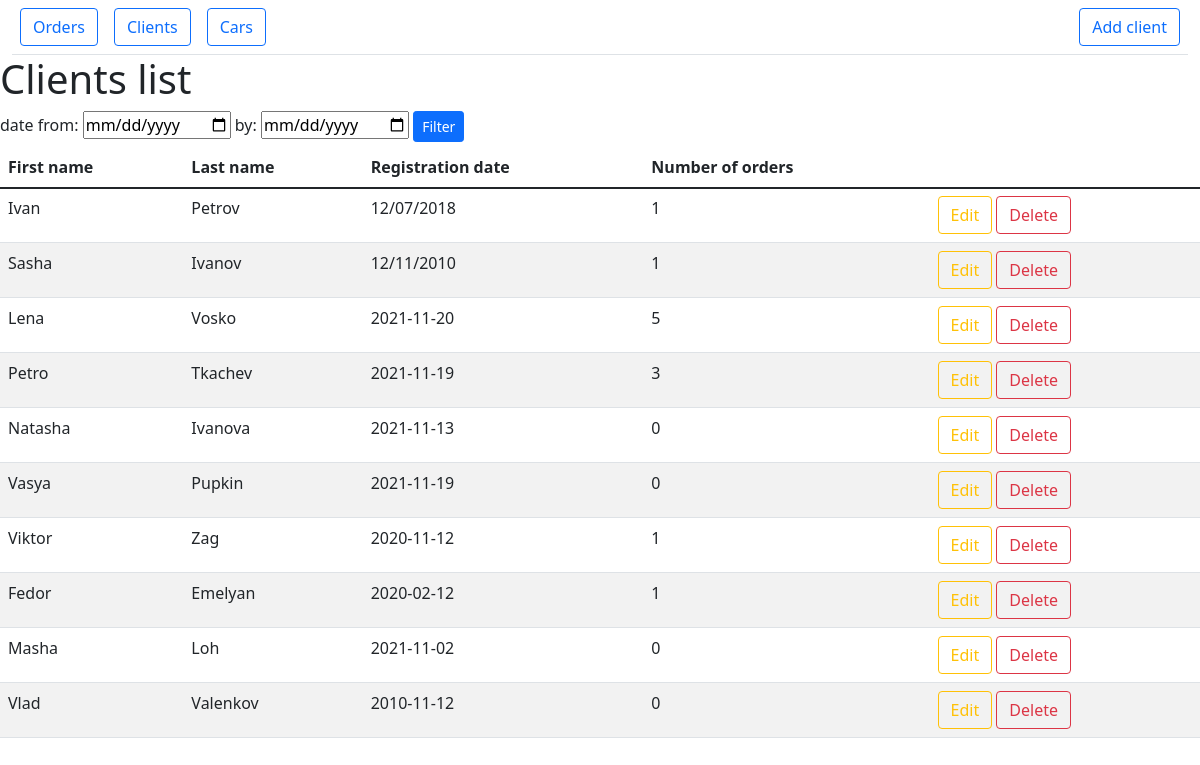
The app's page /clients-list, older data.
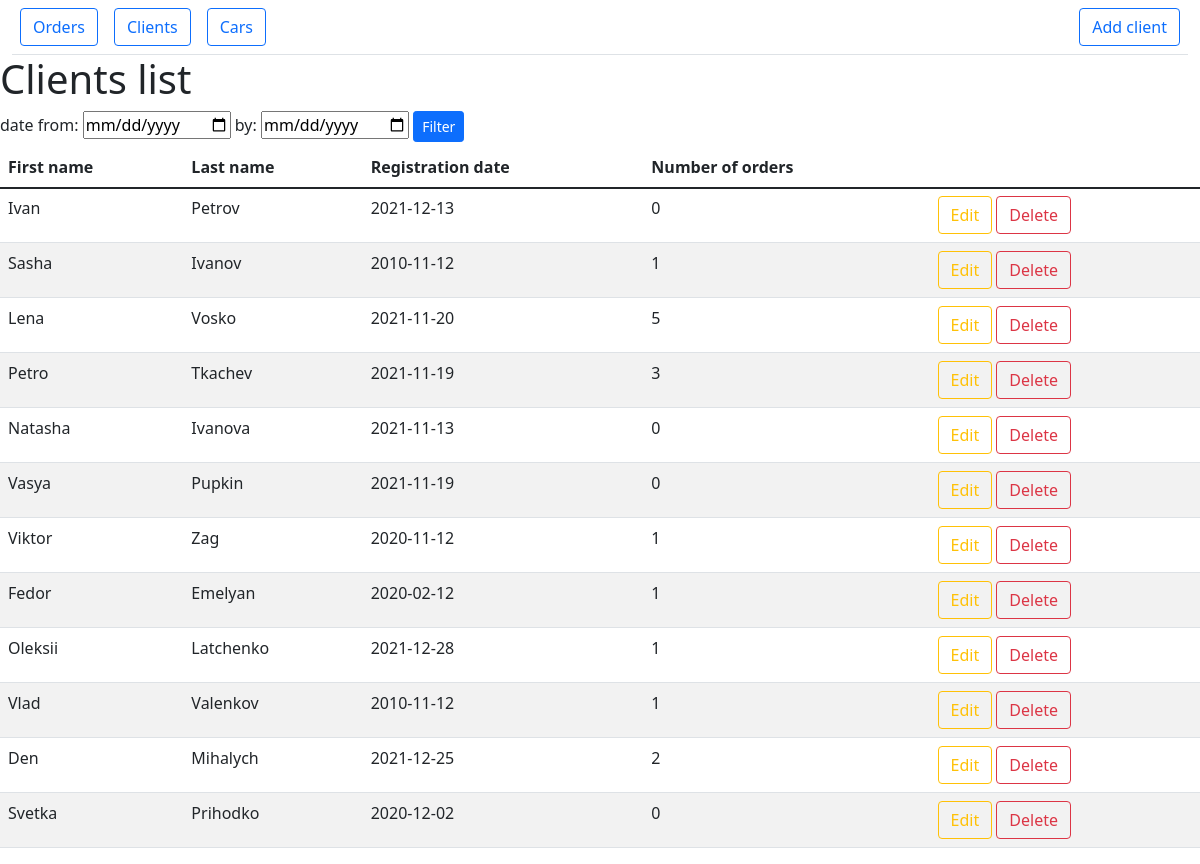
The same page, newer data.
### main.py (models this page shows, shortened)
class Clients(db.Model):
    id = db.Column(db.Integer, primary_key=True)
    passport_number = db.Column(db.String(30), nullable=False)
    first_name = db.Column(db.String(45), nullable=False)
    last_name = db.Column(db.String(45), nullable=False)
    registration_date = db.Column(db.String(45), nullable=False)

### main.py (the view, shortened to what this page needs)
@rental_cars.route('/clients-list', methods=['POST', 'GET'])
def clients_list():
    clients_req = "SELECT id, first_name, last_name, registration_date, COUNT(client_id) FROM \
                      (SELECT clients.*, orders.client_id FROM clients \
                      LEFT JOIN orders ON clients.id = orders.client_id) GROUP BY id"
    g.db = sqlite3.connect('rental_cars.db')
    cur = g.db.execute(clients_req)
    linked_clients = cur.fetchall()
    g.db.close()
    return render_template('clients-list.html', linked_clients=linked_clients)

### templates/clients-list.html (shortened to what this page needs)
{% extends 'documentation/html_prototype/static_prototype.html' %}
{% block nav %}
<div class="ms-auto p-2 bd-highlight"><a href="/add-client" class="btn btn-outline-primary">Add client</a></div>
{% endblock %}
{% block body %}
<h1>Clients list</h1>
<form method="POST">
    <label for="date_from"> date from: </label>
    <input type="date" name="date_from" id="date_from" class="form-label">
    <label for="date_by"> by: </label>
    <input type="date" name="date_by" id="date_by" class="form-label">
    <button type="submit" class="btn btn-primary btn-sm">Filter</button>
</form>
<table class="table table-striped table-hover">
    <thead>
        <tr>
            <th scope="col">First name</th>
            <th scope="col">Last name</th>
            <th scope="col">Registration date</th>
            <th scope="col">Number of orders</th>
        </tr>
    </thead>
    <tbody>
        <tr>
            {% for row in linked_clients %}
                <tr>
                    <td>{{ row[1] }}</td>
                    <td>{{ row[2] }}</td>
                    <td>{{ row[3] }}</td>
                    <td>{{ row[4] }}</td>
                    <td>
                        <a href="/clients-list/{{ row[0] }}/update-client" class="btn btn-outline-warning">Edit</a>
                        <a href="/clients-list/{{ row[0] }}/delete-client" class="btn btn-outline-danger" onclick="return confirm('Please confirm delete client')">Delete</a>
                    </td>
                </tr>
            {% endfor %}
        </tr>
    </tbody>
</table>
{% endblock %}

Row changes from the older to the newer data that the page shows:
removed Clients: first_name "Masha", last_name "Loh", registration_date "2021-11-02", row "0"
changed Clients "Ivan": registration_date "12/07/2018" → "2021-12-13"; id "1" → "0"
changed Clients "Sasha": registration_date "12/11/2010" → "2010-11-12"
added Clients: first_name "Oleksii", last_name "Latchenko", registration_date "2021-12-28", row "1"
computed for Clients "Vlad": row "0" → "1"
added Clients: first_name "Den", last_name "Mihalych", registration_date "2021-12-25", row "2"
added Clients: first_name "Svetka", last_name "Prihodko", registration_date "2020-12-02", row "0"
